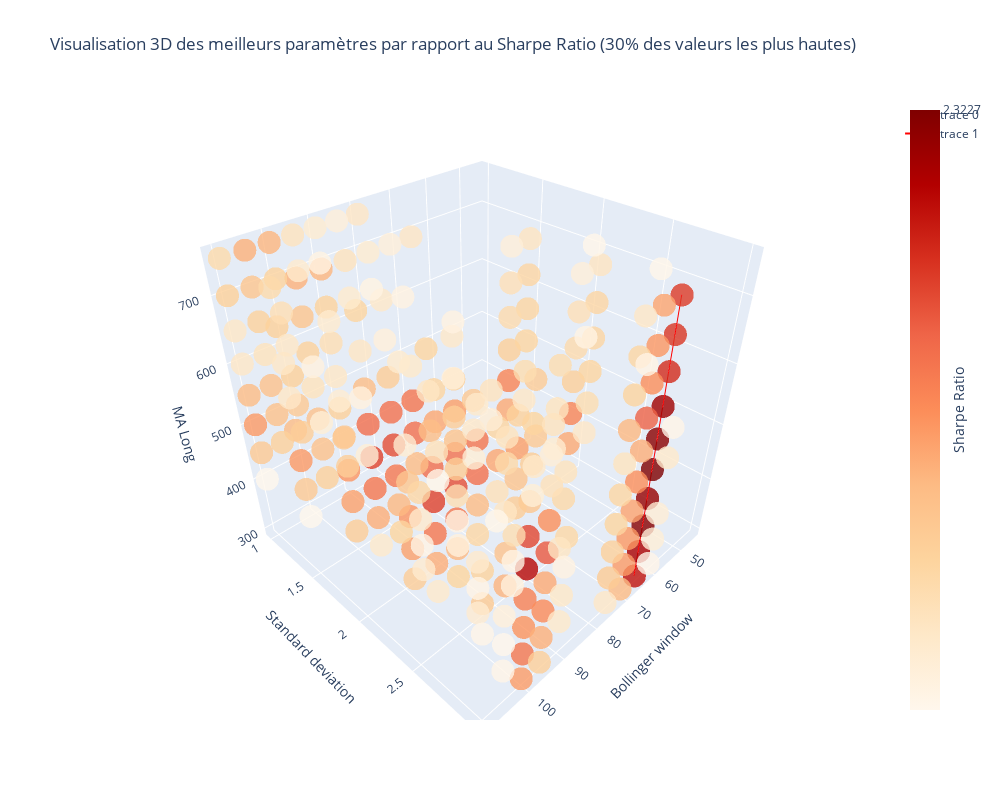

The notebook cell saved with this chart:
### Code cell
# Visualisation 3D des paramètres
import plotly.graph_objects as go

dt_3d=pd.read_csv("optimize/optimizer_ETH_1h_v1.csv")

# Ne garder que les 30% des valeurs les plus hautes du Sharpe ratio
dt_3d_filtered = dt_3d[dt_3d['sharpe_ratio'] > dt_3d['sharpe_ratio'].quantile(0.7)]

fig = go.Figure(data=[go.Scatter3d(
    x=dt_3d_filtered['bol_window'], 
    y=dt_3d_filtered['bol_std'], 
    z=dt_3d_filtered['long_ma'], 
    mode='markers',
    marker=dict(size=8, color=dt_3d_filtered['sharpe_ratio'], colorscale='OrRd', opacity=0.8,
                colorbar=dict(title='Sharpe Ratio', titleside='right',tickmode='array',
                tickvals=[dt_3d['sharpe_ratio'].min(),dt_3d['sharpe_ratio'].max()], 
                ticktext=[round(dt_3d_filtered['sharpe_ratio'].min(), 4), round(dt_3d_filtered['sharpe_ratio'].max(),4)]))
)])

fig.add_trace(go.Scatter3d(
    x=[65,65], y=[3,3], z=[dt_3d_filtered['long_ma'].min(), dt_3d_filtered['long_ma'].max()], mode='lines', line=dict(color='red')))


fig.update_layout(
    width=1000, height=800,
    title='Visualisation 3D des meilleurs paramètres par rapport au Sharpe Ratio (30% des valeurs les plus hautes)',
    scene = dict(
                xaxis_title='Bollinger window',
                yaxis_title='Standard deviation ',
                zaxis_title='MA Long')
)

fig.show()

### Figure 1 — Plotly figure (JSON) as saved in the notebook; plotly's stock layout.template omitted (floating-point values rounded to 4 significant figures; data arrays with more than 128 entries replaced by an {"elided": "..."} marker saying what was removed)
{"data": [{"marker": {"color": {"elided": "255 float values"}, "colorbar": {"tickmode": "array", "ticktext": [1.714, 2.323], "tickvals": [0.8507, 2.323], "title": {"side": "right", "text": "Sharpe Ratio"}}, "colorscale": [[0, "rgb(255,247,236)"], [0.125, "rgb(254,232,200)"], [0.25, "rgb(253,212,158)"], [0.375, "rgb(253,187,132)"], [0.5, "rgb(252,141,89)"], [0.625, "rgb(239,101,72)"], [0.75, "rgb(215,48,31)"], [0.875, "rgb(179,0,0)"], [1, "rgb(127,0,0)"]], "opacity": 0.8, "size": 8}, "mode": "markers", "type": "scatter3d", "x": {"elided": "255 int values"}, "y": {"elided": "255 float values"}, "z": {"elided": "255 int values"}}, {"line": {"color": "red"}, "mode": "lines", "type": "scatter3d", "x": [65, 65], "y": [3, 3], "z": [300, 750]}], "layout": {"height": 800, "scene": {"xaxis": {"title": {"text": "Bollinger window"}}, "yaxis": {"title": {"text": "Standard deviation "}}, "zaxis": {"title": {"text": "MA Long"}}}, "title": {"text": "Visualisation 3D des meilleurs paramètres par rapport au Sharpe Ratio (30% des valeurs les plus hautes)"}, "width": 1000}}
